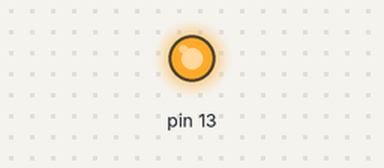
A sketch run on a simulated Arduino Uno, built with avr-gcc and run on an emulated ATmega328P. Parts: output pins drawn as LEDs (lit = HIGH). At 6.9 s the program stops and its outputs stay as they are.

Above: at 0.1 s.
At 0.8 s:
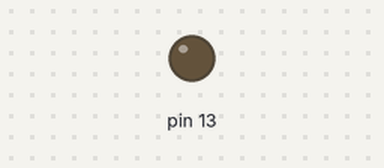
Timing chart, 0 to 8.4 s (numbered marks = the images above):
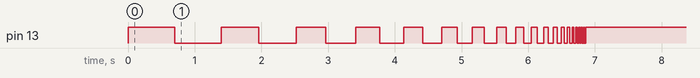

Measured:
- by itself, pin 13: LOW → HIGH at 0.00 s, → LOW 0.70 s later, → HIGH 0.70 s later, → LOW 0.56 s later, … (41 changes in this stretch)

The sketch:

power_on_blink.ino
```cpp
void setup()
{
  pinMode(13, OUTPUT);
}
void loop()
{
  int del = 700;
  for (int i = del; i >= 0; i--)
  {
     if (i > 400)
    {
       digitalWrite(13, HIGH);
       delay(del);
       digitalWrite(13, LOW);
       delay(del);
       del = del / 1.25;
    }
    else
    {
       digitalWrite(13, HIGH);
       delay(del);
       digitalWrite(13, LOW);
       delay(del);
       digitalWrite(13, HIGH);
       delay(del);
       digitalWrite(13, LOW);
       delay(del);
       digitalWrite(13, HIGH);
       delay(del);
       digitalWrite(13, LOW);
       delay(del);
       del = del / 1.25;
    }
    while(del == 0)
    {
      digitalWrite(13, HIGH);
    }
  }
}
```
